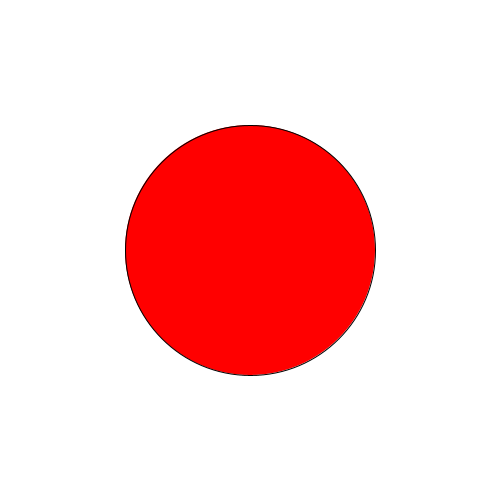
Frame 1 (no input)
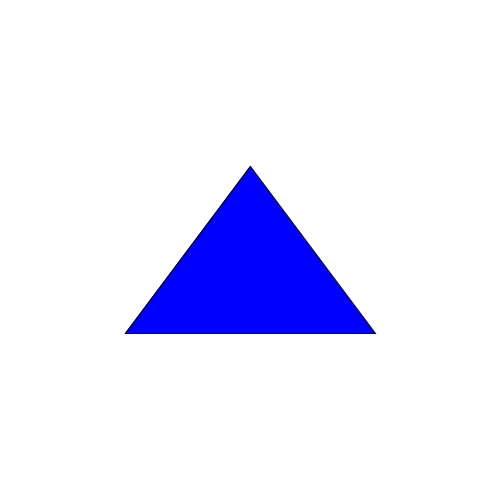
Frame 60 (the mouse pressed at the canvas centre just before this capture)
Frame 120 (the mouse held since frame 60 and released just before this capture): identical to frame 60, image omitted

The Processing sketch that drew these frames (run headless with seeded random() and noise(); from frame 60 on, the mouse is pressed at the canvas centre):

// Processing sketch: processing_132990
// ── processing_132990.pde

int whichColor = 0;

void setup(){
  size(500, 500);
  ellipseMode(CENTER);
  rectMode(CENTER);
}

void draw(){
  background(255);
  if(whichColor < 20){
    fill(255, 0, 0);
    ellipse(width/2, height/2, width/2, width/2);
  }
  else if(whichColor < 40) {
    fill(0, 255, 0);
    rect(width/2, height/2, width/2, width/2);
  }
  else {
    fill(0, 0, 255);
    triangle(width/2, height/3, width/4, 2*height/3, width*3/4, 2*height/3);
  }
  
  whichColor++;
  if(whichColor > 60) {
    whichColor = 0;
  }
  
}
